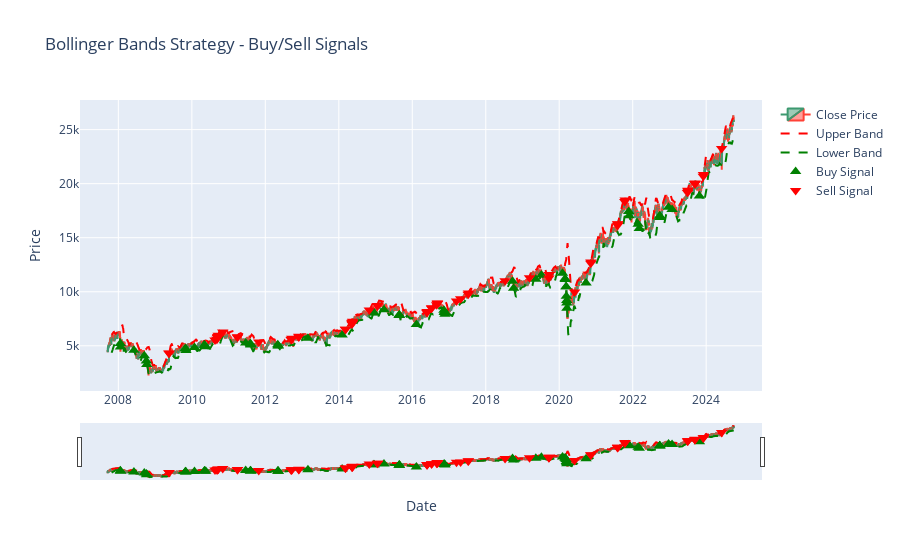
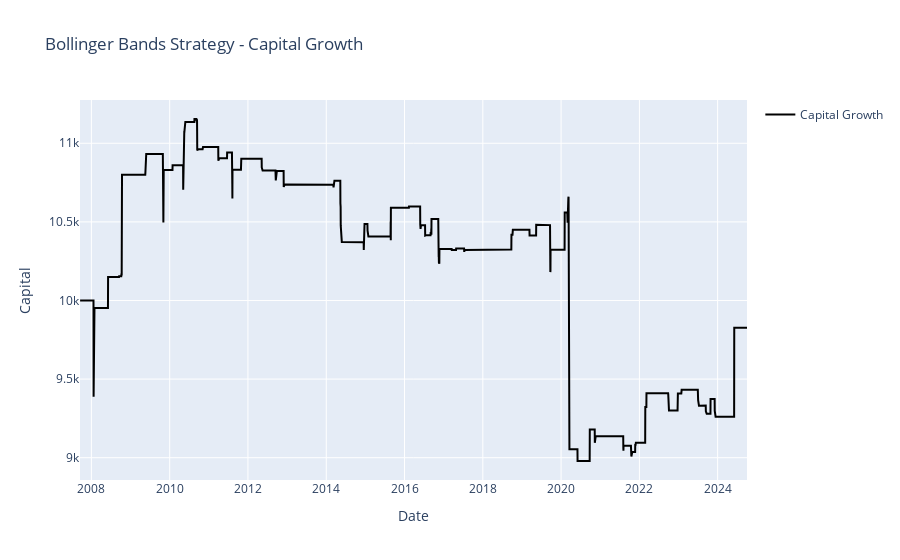

Notebook code cell kept with these figures, in order:
### Code cell
import pandas as pd
import plotly.graph_objects as go
import numpy as np
from forex_python.converter import CurrencyRates

# Currency converter instance
currency_converter = CurrencyRates()

# Function to convert currency
def convert_currency(amount, from_currency, to_currency):
    conversion_rate = currency_converter.get_rate(from_currency, to_currency)
    return amount * conversion_rate

# Function to calculate Bollinger Bands
def calculate_bollinger_bands(data, window=20, no_of_std=2):
    data['SMA'] = data['Close'].rolling(window=window).mean()
    data['STD'] = data['Close'].rolling(window=window).std()
    data['Upper Band'] = data['SMA'] + (no_of_std * data['STD'])
    data['Lower Band'] = data['SMA'] - (no_of_std * data['STD'])
    return data

# Function to calculate Simple Moving Averages
def calculate_sma(data, short_window=50, long_window=200):
    data['SMA_Short'] = data['Close'].rolling(window=short_window).mean()
    data['SMA_Long'] = data['Close'].rolling(window=long_window).mean()
    return data

# Strategy 1: Bollinger Bands Strategy
def apply_bollinger_strategy(data):
    data['Signal'] = 0
    data['Signal'][data['Close'] < data['Lower Band']] = 1  # Buy signal
    data['Signal'][data['Close'] > data['Upper Band']] = -1 # Sell signal
    return data

# Strategy 2: SMA Crossover Strategy
def apply_sma_strategy(data):
    data['Signal'] = 0
    data['Signal'][data['SMA_Short'] > data['SMA_Long']] = 1   # Buy signal
    data['Signal'][data['SMA_Short'] < data['SMA_Long']] = -1  # Sell signal
    return data

# Function to adjust strategy parameters based on investment style
def adjust_strategy_parameters(style):
    if style == 'Aggressive':
        return {'bollinger_window': 10, 'bollinger_std': 1.5, 'sma_short': 20, 'sma_long': 50}
    elif style == 'Moderate':
        return {'bollinger_window': 20, 'bollinger_std': 2, 'sma_short': 50, 'sma_long': 200}
    elif style == 'Passive':
        return {'bollinger_window': 30, 'bollinger_std': 2.5, 'sma_short': 100, 'sma_long': 300}
    return {'bollinger_window': 20, 'bollinger_std': 2, 'sma_short': 50, 'sma_long': 200}

# Function to create interactive Plotly visualization for buy/sell signals and capital growth
def visualize_interactive(data, strategy_name, initial_capital, target_currency):
    # Calculate log returns
    data['Returns'] = np.log(data['Close'] / data['Close'].shift(1))
    
    # Shift the Signal to indicate trades made at the close of the previous day
    data['Position'] = data['Signal'].shift(1).fillna(0)
    
    # Calculate strategy returns based on positions
    data['Strategy_Returns'] = data['Position'] * data['Returns']
    
    # Calculate cumulative returns
    data['Cumulative_Strategy_Returns'] = (data['Strategy_Returns'] + 1).cumprod()
    
    # Calculate capital over time based on cumulative strategy returns
    data['Capital'] = initial_capital * data['Cumulative_Strategy_Returns']
    final_capital = data['Capital'].iloc[-1]
    
    # Calculate cumulative ROI
    cumulative_roi = (data['Capital'].iloc[-1] - initial_capital) / initial_capital * 100

    # Check for negative capital growth and print debugging information
    if data['Capital'].min() < 0:
        print("\nWarning: Negative capital detected. Check signal logic and returns calculation.")
        print(data[['Close', 'Signal', 'Position', 'Returns', 'Strategy_Returns', 'Capital']].tail(10))

    # Plot 1: Buy/Sell Signals
    fig1 = go.Figure()

    # Plot Close Price
    fig1.add_trace(go.Candlestick(
        x=data.index,
        open=data['Open'],
        high=data['High'],
        low=data['Low'],
        close=data['Close'],
        name='Close Price'
    ))

    if strategy_name == 'Bollinger Bands':
        fig1.add_trace(go.Scatter(x=data.index, y=data['Upper Band'], mode='lines', name='Upper Band', line=dict(dash='dash', color='red')))
        fig1.add_trace(go.Scatter(x=data.index, y=data['Lower Band'], mode='lines', name='Lower Band', line=dict(dash='dash', color='green')))
    
    elif strategy_name == 'SMA Crossover':
        fig1.add_trace(go.Scatter(x=data.index, y=data['SMA_Short'], mode='lines', name='Short-term SMA', line=dict(color='orange')))
        fig1.add_trace(go.Scatter(x=data.index, y=data['SMA_Long'], mode='lines', name='Long-term SMA', line=dict(color='purple')))

    # Add Buy and Sell signals
    fig1.add_trace(go.Scatter(x=data[data['Signal'] == 1].index, y=data[data['Signal'] == 1]['Close'], mode='markers', name='Buy Signal', marker=dict(symbol='triangle-up', color='green', size=10)))
    fig1.add_trace(go.Scatter(x=data[data['Signal'] == -1].index, y=data[data['Signal'] == -1]['Close'], mode='markers', name='Sell Signal', marker=dict(symbol='triangle-down', color='red', size=10)))

    fig1.update_layout(title=f'{strategy_name} Strategy - Buy/Sell Signals', xaxis_title='Date', yaxis_title='Price', showlegend=True)
    fig1.show()

    # Plot 2: Capital Growth
    fig2 = go.Figure()
    fig2.add_trace(go.Scatter(x=data.index, y=data['Capital'], mode='lines', name='Capital Growth', line=dict(color='black')))
    fig2.update_layout(title=f'{strategy_name} Strategy - Capital Growth', xaxis_title='Date', yaxis_title='Capital', showlegend=True)
    fig2.show()

    # Display Final Capital and ROI
    print(f"\nFinal Capital: {final_capital:.2f} {target_currency}")
    print(f"Cumulative ROI: {cumulative_roi:.2f}%")


# Main function to load data and apply strategies
def main():
    # Load dataset
    file_path = input("Enter the path of your dataset (CSV format): ")
    data = pd.read_csv(file_path, parse_dates=['Date'], index_col='Date')
    
    # Select date range
    start_date = input("Enter start date (YYYY-MM-DD): ")
    end_date = input("Enter end date (YYYY-MM-DD): ")
    data = data[start_date:end_date]

    # Get initial capital
    capital_inr = float(input("Enter your initial capital (in INR): "))
    
    # Currency conversion
    indices = {'India': 'INR', 'USA': 'USD', 'Japan': 'JPY'}
    index_choice = int(input("Select a country (1: India, 2: USA, 3: Japan): "))
    target_currency = list(indices.values())[index_choice - 1]
    
    if target_currency != 'INR':
        capital_converted = convert_currency(capital_inr, 'INR', target_currency)
    else:
        capital_converted = capital_inr

    # Select investment style
    styles = ['Aggressive', 'Moderate', 'Passive']
    print("\nSelect Investment Style:")
    for i, style in enumerate(styles):
        print(f"{i+1}. {style}")
    style_choice = int(input("Select a style (1-3): "))
    investment_style = styles[style_choice - 1]
    
    # Adjust parameters based on style
    params = adjust_strategy_parameters(investment_style)

    # Select strategy
    strategies = ['Bollinger Bands', 'SMA Crossover']
    strategy_choice = int(input("Select a strategy (1: Bollinger Bands, 2: SMA Crossover): "))
    strategy_name = strategies[strategy_choice - 1]

    # Apply the selected strategy
    if strategy_name == 'Bollinger Bands':
        data = calculate_bollinger_bands(data, params['bollinger_window'], params['bollinger_std'])
        data = apply_bollinger_strategy(data)
    elif strategy_name == 'SMA Crossover':
        data = calculate_sma(data, params['sma_short'], params['sma_long'])
        data = apply_sma_strategy(data)
    
    # Visualize strategy and ROI with interactive Plotly charts
    visualize_interactive(data, strategy_name, capital_converted, target_currency)

if __name__ == "__main__":
    main()

### Figure 1 — Plotly figure (JSON) as saved in the notebook; plotly's stock layout.template omitted (floating-point values rounded to 4 significant figures; data arrays with more than 128 entries replaced by an {"elided": "..."} marker saying what was removed)
{"data": [{"close": {"elided": "4246 float values"}, "high": {"elided": "4246 float values"}, "low": {"elided": "4246 float values"}, "name": "Close Price", "open": {"elided": "4246 float values"}, "type": "candlestick", "x": {"elided": "4246 str values"}}, {"line": {"color": "red", "dash": "dash"}, "mode": "lines", "name": "Upper Band", "type": "scatter", "x": {"elided": "4246 str values"}, "y": {"elided": "4246 float values"}}, {"line": {"color": "green", "dash": "dash"}, "mode": "lines", "name": "Lower Band", "type": "scatter", "x": {"elided": "4246 str values"}, "y": {"elided": "4246 float values"}}, {"marker": {"color": "green", "size": 10, "symbol": "triangle-up"}, "mode": "markers", "name": "Buy Signal", "type": "scatter", "x": ["2008-01-21T00:00:00+00:00", "2008-01-22T00:00:00+00:00", "2008-06-04T00:00:00+00:00", "2008-09-15T00:00:00+00:00", "2008-10-06T00:00:00+00:00", "2008-10-10T00:00:00+00:00", "2009-10-29T00:00:00+00:00", "2009-10-30T00:00:00+00:00", "2009-11-03T00:00:00+00:00", "2010-01-27T00:00:00+00:00", "2010-05-06T00:00:00+00:00", "2010-05-07T00:00:00+00:00", "2010-05-19T00:00:00+00:00", "2011-06-20T00:00:00+00:00", "2011-08-05T00:00:00+00:00", "2011-08-08T00:00:00+00:00", "2011-08-09T00:00:00+00:00", "2012-05-04T00:00:00+00:00", "2012-05-08T00:00:00+00:00", "2012-05-09T00:00:00+00:00", "2013-02-28T00:00:00+00:00", "2014-02-03T00:00:00+00:00", "2014-12-16T00:00:00+00:00", "2014-12-17T00:00:00+00:00", "2015-03-26T00:00:00+00:00", "2015-08-24T00:00:00+00:00", "2015-08-25T00:00:00+00:00", "2015-08-26T00:00:00+00:00", "2016-02-11T00:00:00+00:00", "2016-11-11T00:00:00+00:00", "2016-11-15T00:00:00+00:00", "2016-11-16T00:00:00+00:00", "2016-11-17T00:00:00+00:00", "2016-11-21T00:00:00+00:00", "2018-09-24T00:00:00+00:00", "2018-10-05T00:00:00+00:00", "2019-05-13T00:00:00+00:00", "2019-07-08T00:00:00+00:00", "2020-02-03T00:00:00+00:00", "2020-02-28T00:00:00+00:00", "2020-03-02T00:00:00+00:00", "2020-03-09T00:00:00+00:00", "2020-03-11T00:00:00+00:00", "2020-03-12T00:00:00+00:00", "2020-03-16T00:00:00+00:00", "2020-03-17T00:00:00+00:00", "2020-03-18T00:00:00+00:00", "2020-09-24T00:00:00+00:00", "2021-11-22T00:00:00+00:00", "2021-11-26T00:00:00+00:00", "2022-02-24T00:00:00+00:00", "2022-03-07T00:00:00+00:00", "2022-09-26T00:00:00+00:00", "2022-09-27T00:00:00+00:00", "2022-09-28T00:00:00+00:00", "2022-12-23T00:00:00+00:00", "2023-01-27T00:00:00+00:00", "2023-10-26T00:00:00+00:00"], "y": [5209.0, 4899.0, 4586.0, 4073.0, 3602.0, 3280.0, 4751.0, 4712.0, 4564.0, 4853.0, 5091.0, 5018.0, 4920.0, 5258.0, 5211.0, 5118.0, 5073.0, 5087.0, 5000.0, 4975.0, 5693.0, 6002.0, 8068.0, 8030.0, 8342.0, 7809, 7881.0, 7792.0, 6976.0, 8296.0, 8108.0, 8112.0, 8080.0, 7929.0, 10970.0, 10320.0, 11150.0, 11560.0, 11710.0, 11200.0, 11130.0, 10450.0, 10460.0, 9590.0, 9197.0, 8967.0, 8469.0, 10810.0, 17420.0, 17030.0, 16250.0, 15860.0, 17020.0, 17010.0, 16860.0, 17810.0, 17600.0, 18860.0]}, {"marker": {"color": "red", "size": 10, "symbol": "triangle-down"}, "mode": "markers", "name": "Sell Signal", "type": "scatter", "x": ["2009-05-18T00:00:00+00:00", "2009-05-19T00:00:00+00:00", "2010-08-19T00:00:00+00:00", "2010-09-07T00:00:00+00:00", "2010-09-13T00:00:00+00:00", "2010-09-14T00:00:00+00:00", "2010-09-15T00:00:00+00:00", "2010-09-20T00:00:00+00:00", "2010-11-04T00:00:00+00:00", "2011-03-30T00:00:00+00:00", "2011-03-31T00:00:00+00:00", "2011-10-28T00:00:00+00:00", "2012-09-14T00:00:00+00:00", "2012-09-17T00:00:00+00:00", "2012-09-21T00:00:00+00:00", "2012-11-29T00:00:00+00:00", "2012-11-30T00:00:00+00:00", "2014-03-07T00:00:00+00:00", "2014-03-10T00:00:00+00:00", "2014-05-12T00:00:00+00:00", "2014-05-13T00:00:00+00:00", "2014-05-14T00:00:00+00:00", "2014-05-15T00:00:00+00:00", "2014-05-16T00:00:00+00:00", "2014-05-19T00:00:00+00:00", "2014-10-31T00:00:00+00:00", "2015-01-20T00:00:00+00:00", "2015-01-21T00:00:00+00:00", "2016-05-26T00:00:00+00:00", "2016-05-27T00:00:00+00:00", "2016-05-30T00:00:00+00:00", "2016-07-11T00:00:00+00:00", "2016-07-12T00:00:00+00:00", "2016-08-31T00:00:00+00:00", "2016-09-06T00:00:00+00:00", "2016-09-07T00:00:00+00:00", "2016-09-08T00:00:00+00:00", "2017-03-16T00:00:00+00:00", "2017-04-26T00:00:00+00:00", "2017-07-10T00:00:00+00:00", "2017-07-13T00:00:00+00:00", "2018-07-12T00:00:00+00:00", "2019-03-12T00:00:00+00:00", "2019-09-20T00:00:00+00:00", "2019-09-23T00:00:00+00:00", "2019-09-24T00:00:00+00:00", "2020-06-02T00:00:00+00:00", "2020-11-10T00:00:00+00:00", "2020-11-11T00:00:00+00:00", "2021-08-03T00:00:00+00:00", "2021-08-04T00:00:00+00:00", "2021-08-05T00:00:00+00:00", "2021-10-14T00:00:00+00:00", "2021-10-18T00:00:00+00:00", "2023-06-30T00:00:00+00:00", "2023-07-03T00:00:00+00:00", "2023-07-04T00:00:00+00:00", "2023-09-11T00:00:00+00:00", "2023-09-12T00:00:00+00:00", "2023-09-13T00:00:00+00:00", "2023-12-04T00:00:00+00:00", "2023-12-05T00:00:00+00:00", "2024-06-03T00:00:00+00:00"], "y": [4323.0, 4318.0, 5540.0, 5604, 5760, 5796.0, 5861.0, 5980.0, 6282.0, 5788.0, 5834.0, 5361.0, 5578.0, 5610, 5691.0, 5825, 5880.0, 6527.0, 6537.0, 7014.0, 7109.0, 7109.0, 7123.0, 7203, 7264.0, 8322.0, 8696.0, 8730.0, 8070.0, 8157.0, 8178.0, 8468.0, 8521.0, 8786.0, 8943, 8918.0, 8952.0, 9154.0, 9352.0, 9771.0, 9892.0, 11020.0, 11300.0, 11270.0, 11600.0, 11590.0, 9979.0, 12630.0, 12750.0, 16130.0, 16260.0, 16290.0, 18340.0, 18480.0, 19190.0, 19320.0, 19389, 20000.0, 19990.0, 20070, 20690.0, 20860.0, 23260.0]}], "layout": {"autosize": true, "showlegend": true, "title": {"text": "Bollinger Bands Strategy - Buy/Sell Signals"}, "xaxis": {"autorange": true, "range": ["2007-01-01 08:37:50.3277", "2025-06-22 15:22:09.6723"], "rangeslider": {"autorange": true, "range": ["2007-01-01 08:37:50.3277", "2025-06-22 15:22:09.6723"], "yaxis": {"_template": null, "rangemode": "match"}}, "title": {"text": "Date"}, "type": "date"}, "yaxis": {"autorange": true, "range": [523.2, 27760.0], "title": {"text": "Price"}, "type": "linear"}}}

### Figure 2 — Plotly figure (JSON) as saved in the notebook; plotly's stock layout.template omitted (floating-point values rounded to 4 significant figures; data arrays with more than 128 entries replaced by an {"elided": "..."} marker saying what was removed)
{"data": [{"line": {"color": "black"}, "mode": "lines", "name": "Capital Growth", "type": "scatter", "x": {"elided": "4246 str values"}, "y": {"elided": "4246 float values"}}], "layout": {"autosize": true, "showlegend": true, "title": {"text": "Bollinger Bands Strategy - Capital Growth"}, "xaxis": {"autorange": true, "range": ["2007-09-17", "2024-10-01"], "title": {"text": "Date"}, "type": "date"}, "yaxis": {"autorange": true, "range": [8858.0, 11280.0], "title": {"text": "Capital"}, "type": "linear"}}}
